Frame 1 (no input): blank canvas, image omitted
Frame 60 (no input): blank canvas, image omitted
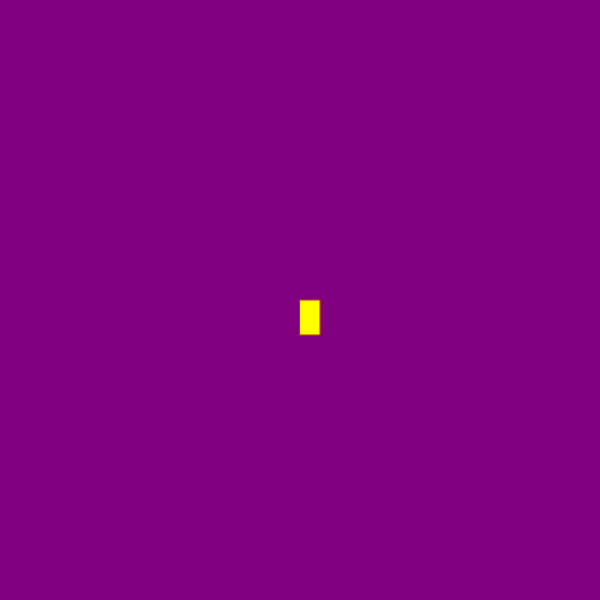
Frame 120 (the mouse pressed at the canvas centre since frame 60)

The p5.js sketch whose frames 1 and 60 were blank and that drew this single picture after the mouse press (run headless with seeded random() and noise() and a simulated clock; from frame 60 on, the mouse is pressed at the canvas centre):

// p5.js sketch
// ── sketch.js
function setup() {
    createCanvas(600, 600);
     background("purple");
  }
  
  function draw() {
    
    stroke("brown");
    fill("yellow");
   
    //console.log(mouseIsPressed);
   
    if(mouseIsPressed){
      rect(mouseX, mouseY, 20, 35);
    }
    
  }
